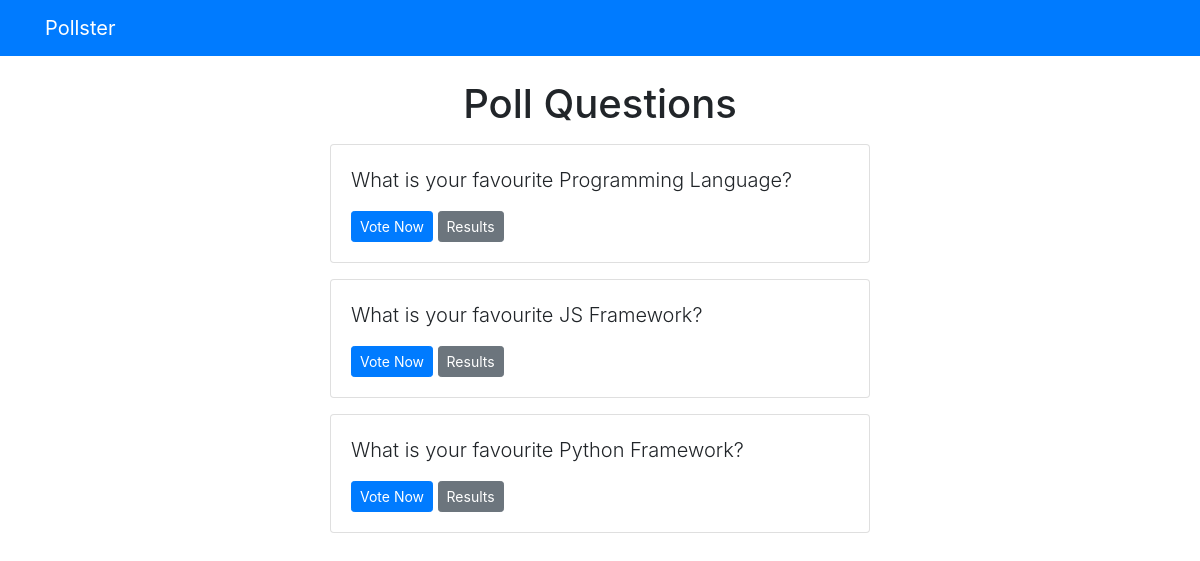
Screenshot of /polls/ with the database file from the repository.
### polls/models.py (models this page shows, shortened)
class Question(models.Model):
    question_text = models.CharField(max_length = 200) # I.D. initialized automatically as PK, and autoincrement
    publish_date = models.DateTimeField('data published')

### polls/views.py (the view)
# urls.py: path('', views.index, name = 'index'),
def index(request):
    latest_question_list = Question.objects.order_by("-publish_date")[:5]
    context = {"latest_question_list": latest_question_list}
    return render(request, "polls/index.html", context)

### templates/polls/index.html
{% extends 'base.html' %} {% block content %}
<h1 class="text-center mb-3">Poll Questions</h1>
{% if latest_question_list %}
{% for question in latest_question_list %}
<div class="card mb-3">
    <div class="card-body">
        <p class="lead">{{ question.question_text }}</p>
        <a
            href="{% url 'polls:detail' question.id %}"
            class="btn btn-primary btn-sm"
            >Vote Now</a
        >
        <a
            href="{% url 'polls:results' question.id %}"
            class="btn btn-secondary btn-sm"
            >Results</a
        >
    </div>
</div>
{% endfor %}
{% else %}
<p>No polls available</p>
{% endif %} {% endblock %}

### rows the page displays
Question: question_text "What is your favourite Programming Language?"
Question: question_text "What is your favourite JS Framework?"
Question: question_text "What is your favourite Python Framework?"
